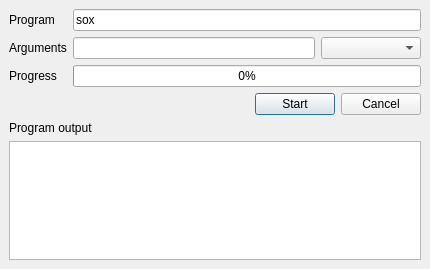
<ui version="4.0" >
 <class>ExternalProcessing</class>
 <widget class="QDialog" name="ExternalProcessing" >
  <property name="geometry" >
   <rect>
    <x>0</x>
    <y>0</y>
    <width>430</width>
    <height>269</height>
   </rect>
  </property>
  <property name="minimumSize" >
   <size>
    <width>380</width>
    <height>0</height>
   </size>
  </property>
  <property name="maximumSize" >
   <size>
    <width>460</width>
    <height>400</height>
   </size>
  </property>
  <property name="windowTitle" >
   <string>External Processing</string>
  </property>
  <layout class="QVBoxLayout" >
   <property name="margin" >
    <number>9</number>
   </property>
   <property name="spacing" >
    <number>6</number>
   </property>
   <item>
    <layout class="QHBoxLayout" >
     <property name="margin" >
      <number>0</number>
     </property>
     <property name="spacing" >
      <number>6</number>
     </property>
     <item>
      <layout class="QVBoxLayout" >
       <property name="margin" >
        <number>0</number>
       </property>
       <property name="spacing" >
        <number>6</number>
       </property>
       <item>
        <widget class="QLabel" name="label" >
         <property name="text" >
          <string>Program</string>
         </property>
        </widget>
       </item>
       <item>
        <widget class="QLabel" name="label_2" >
         <property name="text" >
          <string>Arguments</string>
         </property>
        </widget>
       </item>
       <item>
        <widget class="QLabel" name="label_4" >
         <property name="text" >
          <string>Progress</string>
         </property>
        </widget>
       </item>
      </layout>
     </item>
     <item>
      <layout class="QVBoxLayout" >
       <property name="margin" >
        <number>0</number>
       </property>
       <property name="spacing" >
        <number>6</number>
       </property>
       <item>
        <widget class="QLineEdit" name="programLineEdit" >
         <property name="text" >
          <string>sox</string>
         </property>
        </widget>
       </item>
       <item>
        <layout class="QHBoxLayout" >
         <property name="margin" >
          <number>0</number>
         </property>
         <property name="spacing" >
          <number>6</number>
         </property>
         <item>
          <widget class="QLineEdit" name="argumentsLineEdit" />
         </item>
         <item>
          <widget class="QComboBox" name="argsComboBox" >
           <property name="minimumSize" >
            <size>
             <width>100</width>
             <height>0</height>
            </size>
           </property>
          </widget>
         </item>
        </layout>
       </item>
       <item>
        <widget class="QProgressBar" name="progressBar" >
         <property name="value" >
          <number>0</number>
         </property>
         <property name="textVisible" >
          <bool>true</bool>
         </property>
         <property name="orientation" >
          <enum>Qt::Horizontal</enum>
         </property>
        </widget>
       </item>
      </layout>
     </item>
    </layout>
   </item>
   <item>
    <layout class="QHBoxLayout" >
     <property name="margin" >
      <number>0</number>
     </property>
     <property name="spacing" >
      <number>6</number>
     </property>
     <item>
      <spacer>
       <property name="orientation" >
        <enum>Qt::Horizontal</enum>
       </property>
       <property name="sizeHint" >
        <size>
         <width>40</width>
         <height>20</height>
        </size>
       </property>
      </spacer>
     </item>
     <item>
      <widget class="QPushButton" name="startButton" >
       <property name="text" >
        <string>Start</string>
       </property>
      </widget>
     </item>
     <item>
      <widget class="QPushButton" name="cancelButton" >
       <property name="text" >
        <string>Cancel</string>
       </property>
      </widget>
     </item>
    </layout>
   </item>
   <item>
    <widget class="QLabel" name="label_3" >
     <property name="text" >
      <string>Program output</string>
     </property>
    </widget>
   </item>
   <item>
    <widget class="QTextEdit" name="statusText" >
     <property name="acceptDrops" >
      <bool>false</bool>
     </property>
     <property name="textInteractionFlags" >
      <enum>Qt::TextSelectableByMouse</enum>
     </property>
    </widget>
   </item>
  </layout>
 </widget>
 <resources/>
 <connections/>
</ui>
